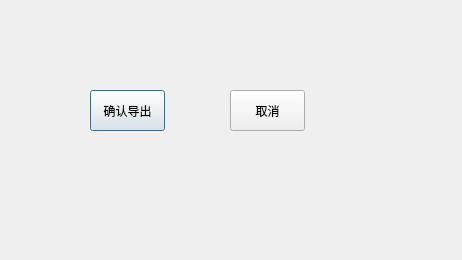
<?xml version="1.0" encoding="UTF-8"?>
<ui version="4.0">
 <class>Dataout</class>
 <widget class="QDialog" name="Dataout">
  <property name="geometry">
   <rect>
    <x>0</x>
    <y>0</y>
    <width>462</width>
    <height>260</height>
   </rect>
  </property>
  <property name="windowTitle">
   <string>Dialog</string>
  </property>
  <widget class="QPushButton" name="confirm">
   <property name="geometry">
    <rect>
     <x>90</x>
     <y>90</y>
     <width>75</width>
     <height>41</height>
    </rect>
   </property>
   <property name="text">
    <string>确认导出</string>
   </property>
  </widget>
  <widget class="QPushButton" name="cancel">
   <property name="geometry">
    <rect>
     <x>230</x>
     <y>90</y>
     <width>75</width>
     <height>41</height>
    </rect>
   </property>
   <property name="text">
    <string>取消</string>
   </property>
  </widget>
 </widget>
 <resources/>
 <connections/>
</ui>
